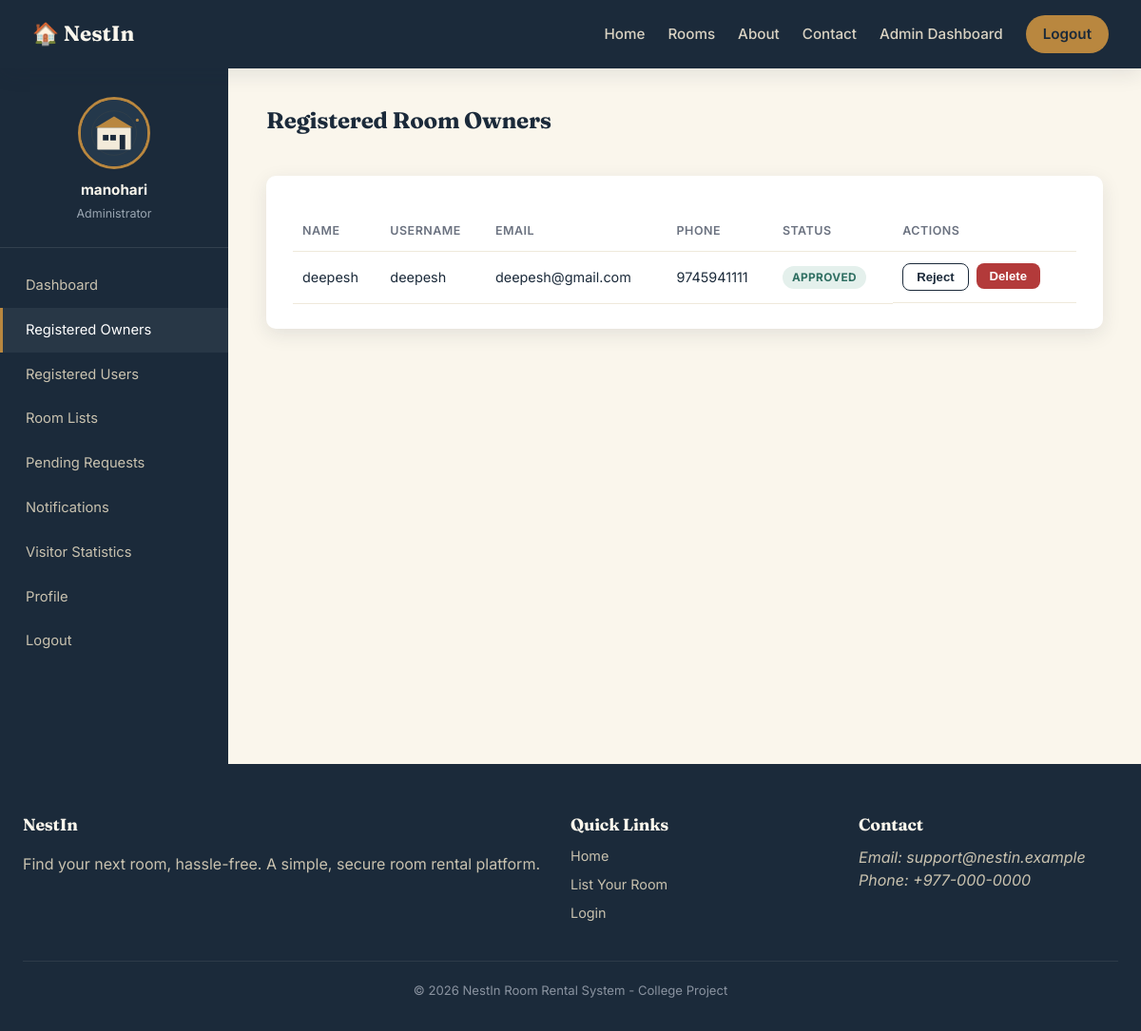
/admin/owners (signed in), run on the app's committed database.
### models/user.py (models this page shows, shortened)
class User(UserMixin, db.Model):
    __tablename__ = "users"
    id = db.Column(db.Integer, primary_key=True)
    role = db.Column(db.String(20), nullable=False, default="owner")  # 'admin' or 'owner'
    full_name = db.Column(db.String(120), nullable=False)
    email = db.Column(db.String(150), unique=True, nullable=False)
    username = db.Column(db.String(80), unique=True, nullable=False)
    password_hash = db.Column(db.String(255), nullable=False)
    phone = db.Column(db.String(20))
    location = db.Column(db.String(150))
    house_number = db.Column(db.String(50))
    profile_pic = db.Column(db.String(255), default="default.svg")
    status = db.Column(db.String(20), default="approved")  # 'pending', 'approved', 'rejected'
    created_at = db.Column(db.DateTime, default=datetime.utcnow)
    rooms = db.relationship("Room", backref="owner", lazy=True, cascade="all, delete-orphan")
    @property
    def is_admin(self):
        return self.role == "admin"

### routes/admin.py (the view)
@admin_bp.route("/owners")
@login_required
@admin_required
def owners():
    owner_list = User.query.filter_by(role="owner").order_by(User.created_at.desc()).all()
    return render_template("admin/owners.html", owners=owner_list)

### routes/admin.py (called while the page is built)
def admin_required(view_func):
    @wraps(view_func)
    def wrapped(*args, **kwargs):
        if not current_user.is_authenticated or not current_user.is_admin:
            flash("Admin access required.", "danger")
            return redirect(url_for("auth.login"))
        return view_func(*args, **kwargs)
    return wrapped

### routes/public.py (called while the page is built)
@public_bp.before_app_request
def track_visitor():
    if request.endpoint in ("public.home",):
        log_visit()

### templates/admin/owners.html (shortened to what this page needs)
{% extends "admin/_layout.html" %}
{% set active_page = "owners" %}
{% block dash_content %}
<div class="dash-header"><h2>Registered Room Owners</h2></div>
<div class="panel">
    {% if owners %}
    <table>
        <thead><tr><th>Name</th><th>Username</th><th>Email</th><th>Phone</th><th>Status</th><th>Actions</th></tr></thead>
        <tbody>
        {% for owner in owners %}
            <tr>
                <td>{{ owner.full_name }}</td>
                <td>{{ owner.username }}</td>
                <td>{{ owner.email }}</td>
                <td>{{ owner.phone }}</td>
                <td><span class="badge-status badge-{{ owner.status }}">{{ owner.status }}</span></td>
                <td class="table-actions">
                    {% if owner.status != "rejected" %}
                    <form method="post" action="{{ url_for('admin.reject_owner', user_id=owner.id) }}">
                        <button type="submit" class="btn btn-sm btn-outline">Reject</button>
                    </form>
                    {% endif %}
                    <form method="post" action="{{ url_for('admin.delete_owner', user_id=owner.id) }}" onsubmit="return confirm('Delete this owner and all their rooms?');">
                        <button type="submit" class="btn btn-sm btn-danger">Delete</button>
                    </form>
                </td>
            </tr>
        {% endfor %}
        </tbody>
    </table>
    {% else %}
    <p>No room owners have registered yet.</p>
    {% endif %}
</div>
{% endblock %}

### templates/admin/_layout.html
{% extends "base.html" %}
{% block content %}
<div class="dash-wrap">
    <aside class="dash-sidebar">
        <div class="dash-profile">
            <img src="{{ url_for('static', filename='images/placeholder_about.svg') }}" class="avatar-circle" alt="Admin">
            <strong>{{ current_user.full_name }}</strong>
            <span>Administrator</span>
        </div>
        <nav class="dash-nav">
            <a href="{{ url_for('admin.dashboard') }}" class="{{ 'active' if active_page == 'dashboard' }}">Dashboard</a>
            <a href="{{ url_for('admin.owners') }}" class="{{ 'active' if active_page == 'owners' }}">Registered Owners</a>
            <a href="{{ url_for('admin.users') }}" class="{{ 'active' if active_page == 'users' }}">Registered Users</a>
            <a href="{{ url_for('admin.rooms') }}" class="{{ 'active' if active_page == 'rooms' }}">Room Lists</a>
            <a href="{{ url_for('admin.pending') }}" class="{{ 'active' if active_page == 'pending' }}">Pending Requests</a>
            <a href="{{ url_for('admin.notifications') }}" class="{{ 'active' if active_page == 'notifications' }}">
                Notifications {% if unread_notifications %}<span class="badge">{{ unread_notifications }}</span>{% endif %}
            </a>
            <a href="{{ url_for('admin.visitors') }}" class="{{ 'active' if active_page == 'visitors' }}">Visitor Statistics</a>
            <a href="{{ url_for('admin.profile') }}" class="{{ 'active' if active_page == 'profile' }}">Profile</a>
            <a href="{{ url_for('auth.logout') }}">Logout</a>
        </nav>
    </aside>
    <div class="dash-content">
        {% block dash_content %}{% endblock %}
    </div>
</div>
{% endblock %}

### static/css/style.css (style rules this page uses)
:root { --ink: #1B2A3A; --ink-soft: #2C3E52; --sand: #F3EBDA; --sand-light: #FAF6EC; --brass: #B9873F; --brass-dark: #96692C; --teal: #2F6F62; --danger: #B33A3A; --success: #2F6F62; --warning: #B9873F; --info: #3A6EA5; --white: #FFFFFF; --radius: 10px; --shadow: 0 6px 20px rgba(27, 42, 58, 0.10); --shadow-lg: 0 14px 40px rgba(27, 42, 58, 0.18); }
* { box-sizing: border-box; }
body { margin: 0; font-family: 'Inter', sans-serif; color: var(--ink); background: var(--sand-light); line-height: 1.55; }
h1, h2, h3, h4 { font-family: 'Fraunces', serif; color: var(--ink); margin: 0 0 0.5em 0; letter-spacing: -0.01em; }
a { color: inherit; text-decoration: none; }
img { max-width: 100%; display: block; }
.btn { display: inline-block; padding: 10px 20px; border-radius: 8px; font-weight: 600; font-size: 0.9rem; border: none; cursor: pointer; text-align: center; transition: opacity 0.15s ease; }
.btn-outline { background: transparent; border: 1.5px solid var(--ink); color: var(--ink); }
.btn-danger { background: var(--danger); color: var(--white); }
.btn-sm { padding: 6px 14px; font-size: 0.82rem; }
.dash-wrap { display: grid; grid-template-columns: 240px 1fr; min-height: calc(100vh - 68px); }
.dash-sidebar { background: var(--ink); color: var(--sand-light); padding: 30px 0; }
.dash-profile { text-align: center; padding: 0 20px 24px; border-bottom: 1px solid rgba(255,255,255,0.1); margin-bottom: 16px; }
.avatar-circle { width: 76px; height: 76px; border-radius: 50%; object-fit: cover; margin: 0 auto 10px; border: 3px solid var(--brass); }
.dash-profile strong { display: block; font-size: 0.95rem; }
.dash-profile span { font-size: 0.78rem; color: #9AA6B2; }
.dash-nav a { display: flex; align-items: center; justify-content: space-between; padding: 12px 24px; font-size: 0.92rem; color: #C9C2AF; border-left: 3px solid transparent; }
.dash-nav a:hover, .dash-nav a.active { background: rgba(255,255,255,0.06); color: var(--white); border-left-color: var(--brass); }
.badge-status { display: inline-block; padding: 3px 10px; border-radius: 999px; font-size: 0.74rem; font-weight: 700; text-transform: uppercase; letter-spacing: 0.03em; }
.badge-approved { background: #E4F0EC; color: var(--teal); }
.dash-content { padding: 36px 40px; }
.dash-header { display: flex; justify-content: space-between; align-items: center; margin-bottom: 28px; }
.panel { background: var(--white); border-radius: var(--radius); box-shadow: var(--shadow); padding: 26px 28px; margin-bottom: 28px; }
table { width: 100%; border-collapse: collapse; margin-top: 10px; }
th, td { text-align: left; padding: 12px 10px; font-size: 0.9rem; border-bottom: 1px solid #EFE9DB; }
th { color: #6B7280; font-weight: 600; font-size: 0.78rem; text-transform: uppercase; letter-spacing: 0.04em; }
.table-actions { display: flex; gap: 8px; }

### data on the page
User: full_name "manohari"
User: full_name "deepesh", username "deepesh", email "deepesh@gmail.com", phone "9745941111", status "APPROVED"
